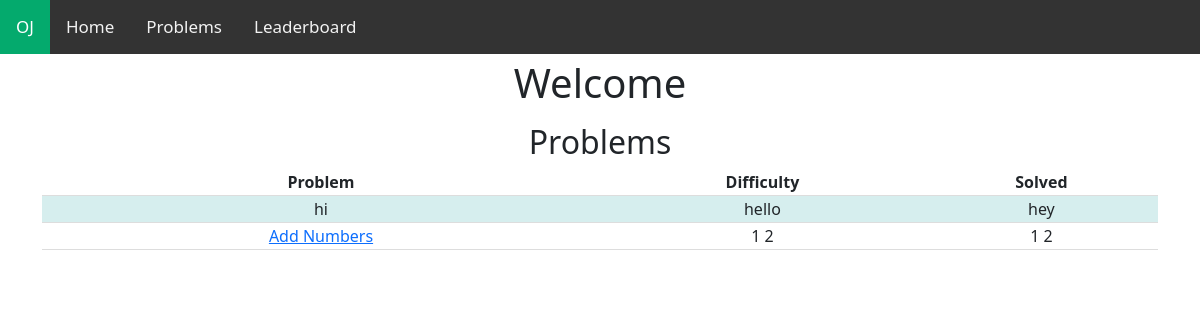
The app's page /dashboard, older data.
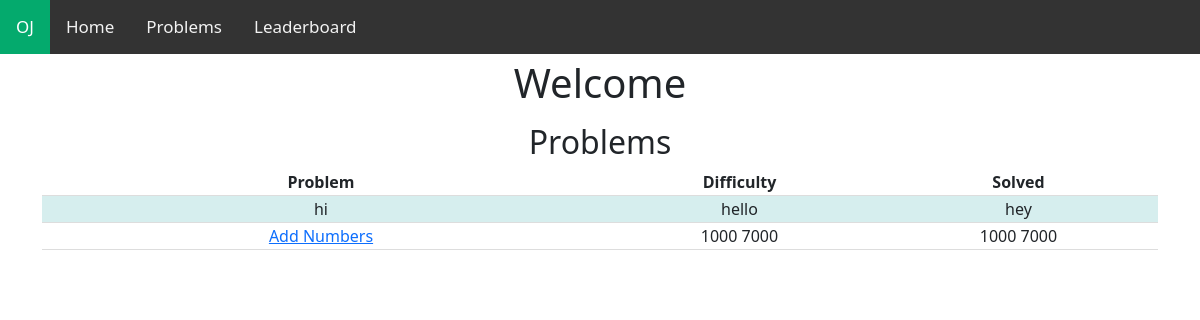
The same page, newer data.
### ojapp/models.py (models this page shows, shortened)
class Problem(models.Model):
    name=models.CharField(max_length=200)
    problem_statement=models.TextField(max_length=25000)
    constraints=models.CharField(max_length=255)
    code=models.CharField(max_length=255)
    input = models.TextField(max_length=25000,default=1)
    output = models.TextField(max_length=25000,default=1)
    difficult=models.IntegerField(default=1)
    ppoint=models.IntegerField(default=5)

### ojapp/views.py (the view)
# urls.py: path("dashboard",views.dashboard,name="dashboard"),
def dashboard(request):
    problems_list=Problem.objects.all()
    context={'problems_list':problems_list}
    return render(request,'dashboard.html',context)

### templates/dashboard.html (shortened to what this page needs)
{% extends 'base.html' %}
    {% block content %}
    <h1>Welcome {{user.username}}</h1>
    {% if problems_list %}
    <div class="container my-3">
        <h2 class="text-center">Problems</h2>
        <table style="width:100%" >
            <tr>
              <th style="width:50%">Problem</th>
              <th>Difficulty</th>
              <th>Solved</th>
            </tr>
            <td>hi</td>
                <td>hello</td>
                <td>hey</td>
            {% for problem in problems_list %}
            <tr>
                <td><a href="{% url 'problem_detail' problem.id %}">{{problem.name}} </a></td>
                <td>{{problem.input}}</td>
                <td>{{problem.input}}</td>
            </tr>
            {% endfor %}
        </table>
    </div>
    {% else %}
    <p> No Problems available yet </p>
    {% endif %}
{% endblock  %}

Row changes from the older to the newer data that the page shows:
changed Problem "Add Numbers": input "1 2" → "1000 7000"
